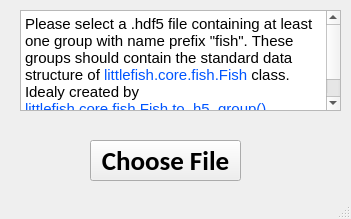
<?xml version="1.0" encoding="UTF-8"?>
<ui version="4.0">
 <class>MainWindow</class>
 <widget class="QMainWindow" name="MainWindow">
  <property name="geometry">
   <rect>
    <x>0</x>
    <y>0</y>
    <width>351</width>
    <height>219</height>
   </rect>
  </property>
  <property name="windowTitle">
   <string>Brain Viewer</string>
  </property>
  <widget class="QWidget" name="centralwidget">
   <widget class="QPushButton" name="pushButton">
    <property name="geometry">
     <rect>
      <x>90</x>
      <y>140</y>
      <width>151</width>
      <height>41</height>
     </rect>
    </property>
    <property name="font">
     <font>
      <family>Calibri</family>
      <pointsize>20</pointsize>
      <weight>75</weight>
      <bold>true</bold>
     </font>
    </property>
    <property name="focusPolicy">
     <enum>Qt::ClickFocus</enum>
    </property>
    <property name="text">
     <string>Choose File</string>
    </property>
   </widget>
   <widget class="QTextBrowser" name="textBrowser">
    <property name="geometry">
     <rect>
      <x>20</x>
      <y>10</y>
      <width>321</width>
      <height>101</height>
     </rect>
    </property>
    <property name="html">
     <string>&lt;!DOCTYPE HTML PUBLIC &quot;-//W3C//DTD HTML 4.0//EN&quot; &quot;http://www.w3.org/TR/REC-html40/strict.dtd&quot;&gt;
&lt;html&gt;&lt;head&gt;&lt;meta name=&quot;qrichtext&quot; content=&quot;1&quot; /&gt;&lt;style type=&quot;text/css&quot;&gt;
p, li { white-space: pre-wrap; }
&lt;/style&gt;&lt;/head&gt;&lt;body style=&quot; font-family:'MS Shell Dlg 2'; font-size:8.25pt; font-weight:400; font-style:normal;&quot;&gt;
&lt;p style=&quot; margin-top:0px; margin-bottom:0px; margin-left:0px; margin-right:0px; -qt-block-indent:0; text-indent:0px;&quot;&gt;&lt;span style=&quot; font-size:11pt;&quot;&gt;Please select a .hdf5 file containing at least one group with name prefix &amp;quot;fish&amp;quot;. These groups should contain the standard data structure of &lt;/span&gt;&lt;span style=&quot; font-size:11pt; color:#0055ff;&quot;&gt;littlefish.core.fish.Fish&lt;/span&gt;&lt;span style=&quot; font-size:11pt;&quot;&gt; class. Idealy created by &lt;/span&gt;&lt;span style=&quot; font-size:11pt; color:#0055ff;&quot;&gt;littlefish.core.fish.Fish.to_h5_group()&lt;/span&gt;&lt;span style=&quot; font-size:11pt;&quot;&gt; method.&lt;/span&gt;&lt;/p&gt;&lt;/body&gt;&lt;/html&gt;</string>
    </property>
   </widget>
  </widget>
  <widget class="QStatusBar" name="statusbar"/>
 </widget>
 <resources/>
 <connections/>
</ui>
